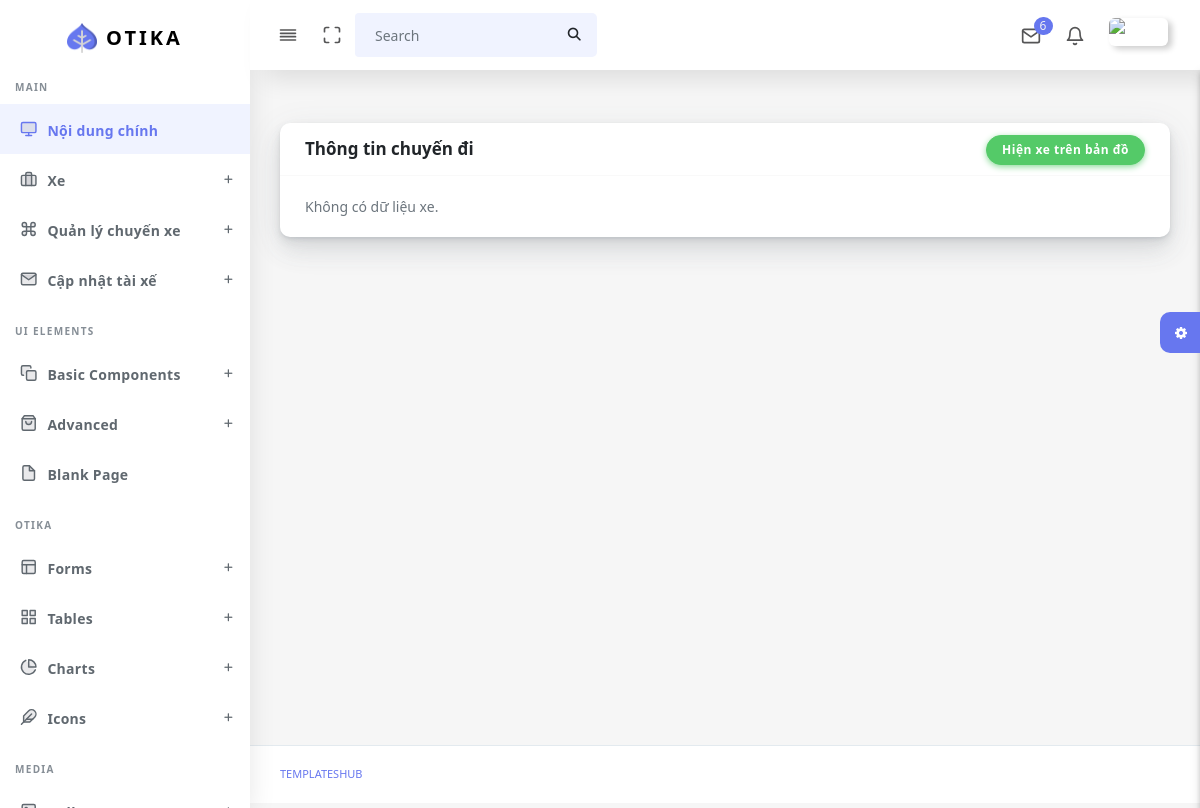
The app's page /taixe/xacnhanchuyendi.php (signed in), older data.
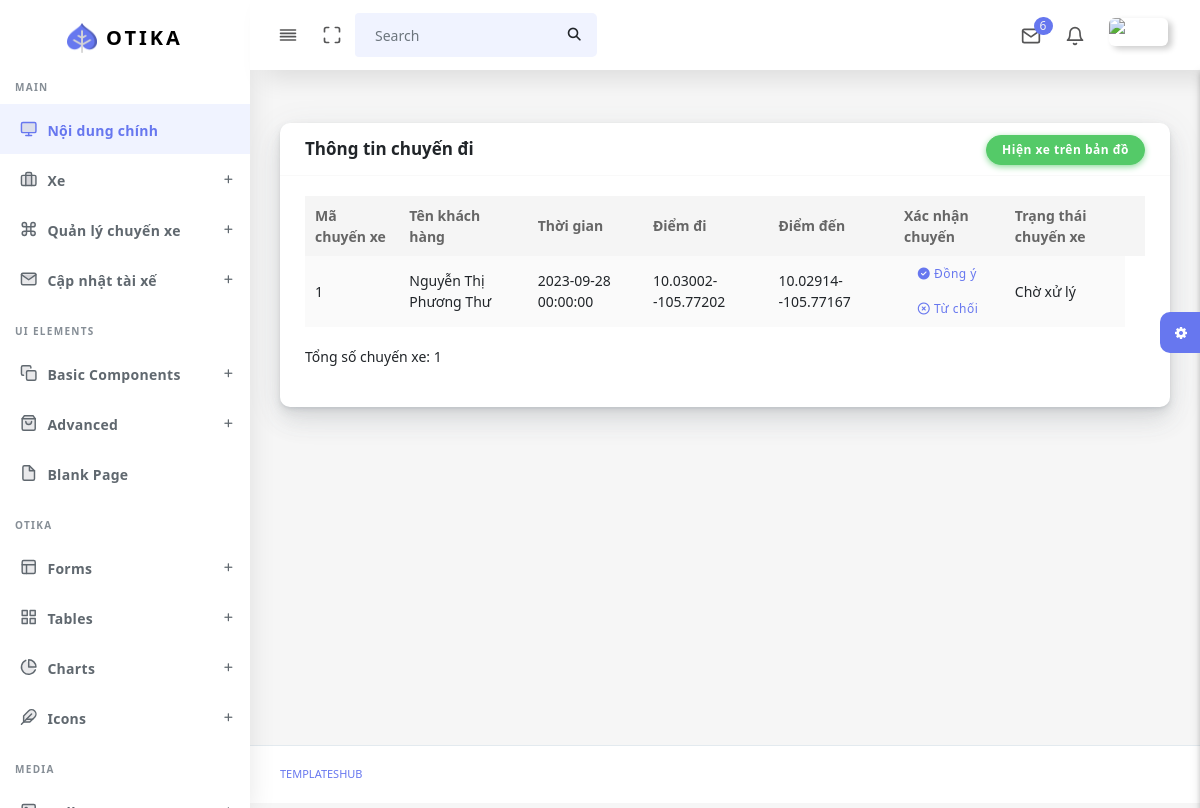
The same page, newer data.
### tables this page shows
CREATE TABLE `chuyenxe` (
  `CX_MA` int(11) NOT NULL,
  `KH_MA` int(11) NOT NULL,
  `TX_MA` int(11) NOT NULL,
  `TD_DATE` datetime NOT NULL,
  `CX_SOKM` float NOT NULL,
  `CX_THANHTIEN` float(8,2) NOT NULL,
  `CX_TDDIEMDI_X` text NOT NULL,
  `CX_TDDIEMDI_Y` text NOT NULL,
  `CX_TDDIEMDEN_X` text NOT NULL,
  `CX_TDDIEMDEN_Y` text NOT NULL,
  `CX_TRANGTHAI` int(1) DEFAULT 0
);

CREATE TABLE `khachhang` (
  `KH_MA` int(11) NOT NULL,
  `QH_MA` int(11) NOT NULL,
  `KH_TEN` varchar(50) NOT NULL,
  `KH_SDT` varchar(10) NOT NULL,
  `KH_EMAIL` varchar(30) NOT NULL,
  `KH_USERNAME` varchar(30) NOT NULL,
  `KH_PASSWORD` varchar(100) NOT NULL,
  `KH_GIOITINH` tinyint(1) NOT NULL
);

### taixe/xacnhanchuyendi.php (the view, shortened to what this page needs)
<!DOCTYPE html>
<html lang="en">
<?php
  include("connect.php");
  include('head.php');
?>
<body>
  <div id="app">
    <div class="main-wrapper main-wrapper-1">
      <div class="navbar-bg"></div>
      <?php
        include('navbar.php');
        include('sidebar.php');
      ?>
      <div class="main-content">
        <section class="section">
          <div class="section-body">
            <div class="row">
            <div class="col-12">
        <div class="card">
            <div class="card-header" style="display: flex; flex-direction: row; justify-content: space-between;">
                <h4>Thông tin chuyến đi</h4>
                <a href="hiendanhsachxetrenbando.php"><button class="btn btn-success" >Hiện xe trên bản đồ</button></a>
            </div>
            <div class="card-body">
                <div class="table-responsive">
                  <?php
                  $sql = "SELECT chuyenxe.*, khachhang.*, taixe.*
                          FROM chuyenxe
                          INNER JOIN khachhang ON chuyenxe.KH_MA = khachhang.KH_MA
                          INNER JOIN taixe ON chuyenxe.TX_MA = taixe.TX_MA
                          WHERE CX_TRANGTHAI = '0' AND TX_USERNAME = '".$_SESSION["username"]."'";
                  $result = $conn->query($sql);
            if ($result->num_rows > 0) {
                echo '<table class="table table-striped table-hover" id="tableExport" style="width:100%;">';
                echo '<thead>';
                echo '<tr>';
                echo '<th>Mã chuyến xe</th>';
                echo '<th>Tên khách hàng</th>';
                echo '<th>Thời gian</th>';
                echo '<th>Điểm đi</th>';
                echo '<th>Điểm đến</th>';
                echo '<th>Xác nhận chuyến</th>';
                echo '<th>Trạng thái chuyến xe</th>';
                echo '<th></th>';
                echo '</tr>';
                echo '</thead>';
                echo '<tbody>';
                $totalXe = 0;
                while ($row = $result->fetch_assoc()) {
                  echo "<tr>
                          <td>" . $row["CX_MA"] . "</td>
                          <td>" . $row["KH_TEN"] . "</td>
                          <td>" . $row["TD_DATE"] . "</td>
                          <td>" . $row["CX_TDDIEMDI_X"] ."--". $row["CX_TDDIEMDI_Y"] . "</td>
                          <td>" . $row["CX_TDDIEMDEN_X"] ."--". $row["CX_TDDIEMDEN_Y"] . "</td>
                          <td>
                              <form action='' method='post'>
                                  <input type='hidden' name='dongycxid' value='" . $row["CX_MA"] . "'>
                                  <button class='btn btn-link' type='submit'><i class='fa-solid fa-circle-check'></i> Đồng ý</button>
                              </form>
                              <form action='' method='post'>
                                  <input type='hidden' name='tuchoicxid' value='" . $row["CX_MA"] . "'>
                                  <button class='btn btn-link' type='submit'><i class='fa-regular fa-circle-xmark'></i> Từ chối</button>
                              </form>
                          </td>
                          <td>";
                  if ($row["CX_TRANGTHAI"] == 0) {
                      echo "Chờ xử lý";
                  } elseif ($row["CX_TRANGTHAI"] == 1) {
                      echo "Đang thực hiện";
                  } elseif ($row["CX_TRANGTHAI"] == 2) {
                      echo "Đã từ chối";
                  } elseif ($row["CX_TRANGTHAI"] == 3) {
                      echo "Đã hoàn thành";
                  }
                  echo "</td>
                        </tr>";
                  $totalXe++;
              }
              echo '</tbody>';
              echo '</table>';
              echo "<p>Tổng số chuyến xe: $totalXe</p>";
          } else {
              echo "Không có dữ liệu xe.";
          }
          ?>
                </div>
            </div>
        </div>
    </div>
            </div>
          </div>
        </section>
        <div class="settingSidebar">
          <a href="javascript:void(0)" class="settingPanelToggle"> <i class="fa fa-spin fa-cog"></i>
          </a>
        </div>
      </div>
      <footer class="main-footer">
        <div class="footer-left">
          <a href="templateshub.net">Templateshub</a></a>
        </div>
      </footer>
    </div>
  </div>
</body>
</html>

### taixe/head.php (shortened to what this page needs)
<head>
  <link rel="stylesheet" href="assets/css/app.min.css">
  <link rel="stylesheet" href="https://cdnjs.cloudflare.com/ajax/libs/font-awesome/6.4.2/css/all.min.css"
 />
  <link rel="stylesheet" href="assets/css/style.css">
  <link rel="stylesheet" href="assets/css/components.css">
  <link rel="stylesheet" href="assets/css/custom.css">
  <link rel="stylesheet" href="assets/css/font-awesome.min.css">
  <link rel="stylesheet" href="path/to/font-awesome/css/font-awesome.min.css">
  <link rel="stylesheet" href="https://cdnjs.cloudflare.com/ajax/libs/font-awesome/6.1.0/css/all.min.css">
  <link rel="stylesheet" href="https://cdnjs.cloudflare.com/ajax/libs/font-awesome/4.7.0/css/font-awesome.min.css">
  <link rel="stylesheet" href="https://unpkg.com/leaflet@1.9.4/dist/leaflet.css" />
    <link rel="stylesheet" href="https://unpkg.com/leaflet-routing-machine@latest/dist/leaflet-routing-machine.css" />
</head>

### taixe/navbar.php (shortened to what this page needs)
<nav class="navbar navbar-expand-lg main-navbar sticky">
    <div class="form-inline mr-auto">
        <ul class="navbar-nav mr-3">
        <li><a href="#" data-toggle="sidebar" class="nav-link nav-link-lg
                                collapse-btn"> <i data-feather="align-justify"></i></a></li>
        <li><a href="#" class="nav-link nav-link-lg fullscreen-btn">
            <i data-feather="maximize"></i>
            </a></li>
        <li>
            <form class="form-inline mr-auto">
            <div class="search-element">
                <input class="form-control" type="search" placeholder="Search" aria-label="Search" data-width="200">
                <button class="btn" type="submit">
                <i class="fas fa-search"></i>
                </button>
            </div>
            </form>
        </li>
        </ul>
    </div>
    <ul class="navbar-nav navbar-right">
        <li class="dropdown dropdown-list-toggle"><a href="#" data-toggle="dropdown"
            class="nav-link nav-link-lg message-toggle"><i data-feather="mail"></i>
            <span class="badge headerBadge1">
            6 </span> </a>
        </li>
        <li class="dropdown dropdown-list-toggle"><a href="#" data-toggle="dropdown"
            class="nav-link notification-toggle nav-link-lg"><i data-feather="bell" class="bell"></i>
        </a>
        </li>
        <li class="dropdown"><a href="#" data-toggle="dropdown"
            class="nav-link dropdown-toggle nav-link-lg nav-link-user"> <img alt="image" src="assets/img/sontung.jpg"
            class="user-img-radious-style"> <span class="d-sm-none d-lg-inline-block"></span></a>
        </li>
    </ul>
    </nav>

### taixe/sidebar.php (shortened to what this page needs)
<div class="main-sidebar sidebar-style-2">
        <aside id="sidebar-wrapper">
          <div class="sidebar-brand">
            <a href="index.php"> <img alt="image" src="assets/img/logo.png" class="header-logo" /> <span
                class="logo-name">Otika</span>
            </a>
          </div>
          <ul class="sidebar-menu">
            <li class="menu-header">Main</li>
            <li class="dropdown active">
              <a href="index.php" class="nav-link"><i data-feather="monitor"></i><span>Nội dung chính</span></a>
            </li>
            <li class="dropdown">
              <a href="#" class="menu-toggle nav-link has-dropdown"><i
                  data-feather="briefcase"></i><span>Xe</span></a>
            </li>
            <li class="dropdown">
              <a href="#" class="menu-toggle nav-link has-dropdown"><i data-feather="command"></i><span>Quản lý chuyến xe</span></a>
            </li>
            <li class="dropdown">
              <a href="#" class="menu-toggle nav-link has-dropdown"><i data-feather="mail"></i><span>Cập nhật tài xế</span></a>
            </li>
            <li class="menu-header">UI Elements</li>
            <li class="dropdown">
              <a href="#" class="menu-toggle nav-link has-dropdown"><i data-feather="copy"></i><span>Basic
                  Components</span></a>
            </li>
            <li class="dropdown">
              <a href="#" class="menu-toggle nav-link has-dropdown"><i
                  data-feather="shopping-bag"></i><span>Advanced</span></a>
            </li>
            <li><a class="nav-link" href="blank.html"><i data-feather="file"></i><span>Blank Page</span></a></li>
            <li class="menu-header">Otika</li>
            <li class="dropdown">
              <a href="#" class="menu-toggle nav-link has-dropdown"><i data-feather="layout"></i><span>Forms</span></a>
            </li>
            <li class="dropdown">
              <a href="#" class="menu-toggle nav-link has-dropdown"><i data-feather="grid"></i><span>Tables</span></a>
            </li>
            <li class="dropdown">
              <a href="#" class="menu-toggle nav-link has-dropdown"><i
                  data-feather="pie-chart"></i><span>Charts</span></a>
            </li>
            <li class="dropdown">
              <a href="#" class="menu-toggle nav-link has-dropdown"><i data-feather="feather"></i><span>Icons</span></a>
            </li>
            <li class="menu-header">Media</li>
            <li class="dropdown">
              <a href="#" class="menu-toggle nav-link has-dropdown"><i data-feather="image"></i><span>Gallery</span></a>
            </li>
          </ul>
        </aside>
      </div>

Row changes from the older to the newer data that the page shows:
now on this page (row edited): chuyenxe: CX_MA "1", KH_MA.KH_TEN "Nguyễn Thị Phương Thư", TD_DATE "2023-09-28 00:00:00", CX_TDDIEMDI_X "10.03002", CX_TDDIEMDI_Y "105.77202", CX_TDDIEMDEN_X "10.02914", CX_TDDIEMDEN_Y "105.77167", CX_TRANGTHAI "Chờ xử lý"
Text that changed along with them:
$totalXe: (not shown) → "1"
text no longer shown: "Không có dữ liệu xe."
text now shown: "Mã chuyến xe Tên khách hàng Thời gian Điểm đi Điểm đến Xác nhận chuyến Trạng thái chuyến xe Tổng số chuyến xe:"
